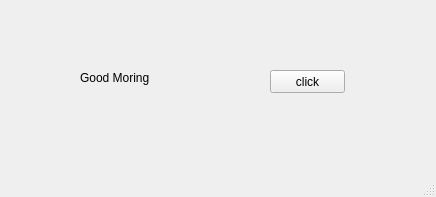
<?xml version="1.0" encoding="UTF-8"?>
<ui version="4.0">
 <class>MainWindow</class>
 <widget class="QMainWindow" name="MainWindow">
  <property name="geometry">
   <rect>
    <x>0</x>
    <y>0</y>
    <width>436</width>
    <height>197</height>
   </rect>
  </property>
  <property name="windowTitle">
   <string>MainWindow</string>
  </property>
  <widget class="QWidget" name="centralwidget">
   <widget class="QLabel" name="lbl">
    <property name="geometry">
     <rect>
      <x>80</x>
      <y>70</y>
      <width>81</width>
      <height>16</height>
     </rect>
    </property>
    <property name="text">
     <string>Good Moring</string>
    </property>
   </widget>
   <widget class="QPushButton" name="pb">
    <property name="geometry">
     <rect>
      <x>270</x>
      <y>70</y>
      <width>75</width>
      <height>23</height>
     </rect>
    </property>
    <property name="text">
     <string>click</string>
    </property>
   </widget>
  </widget>
  <widget class="QMenuBar" name="menubar">
   <property name="geometry">
    <rect>
     <x>0</x>
     <y>0</y>
     <width>436</width>
     <height>21</height>
    </rect>
   </property>
  </widget>
  <widget class="QStatusBar" name="statusbar"/>
 </widget>
 <resources/>
 <connections/>
</ui>
